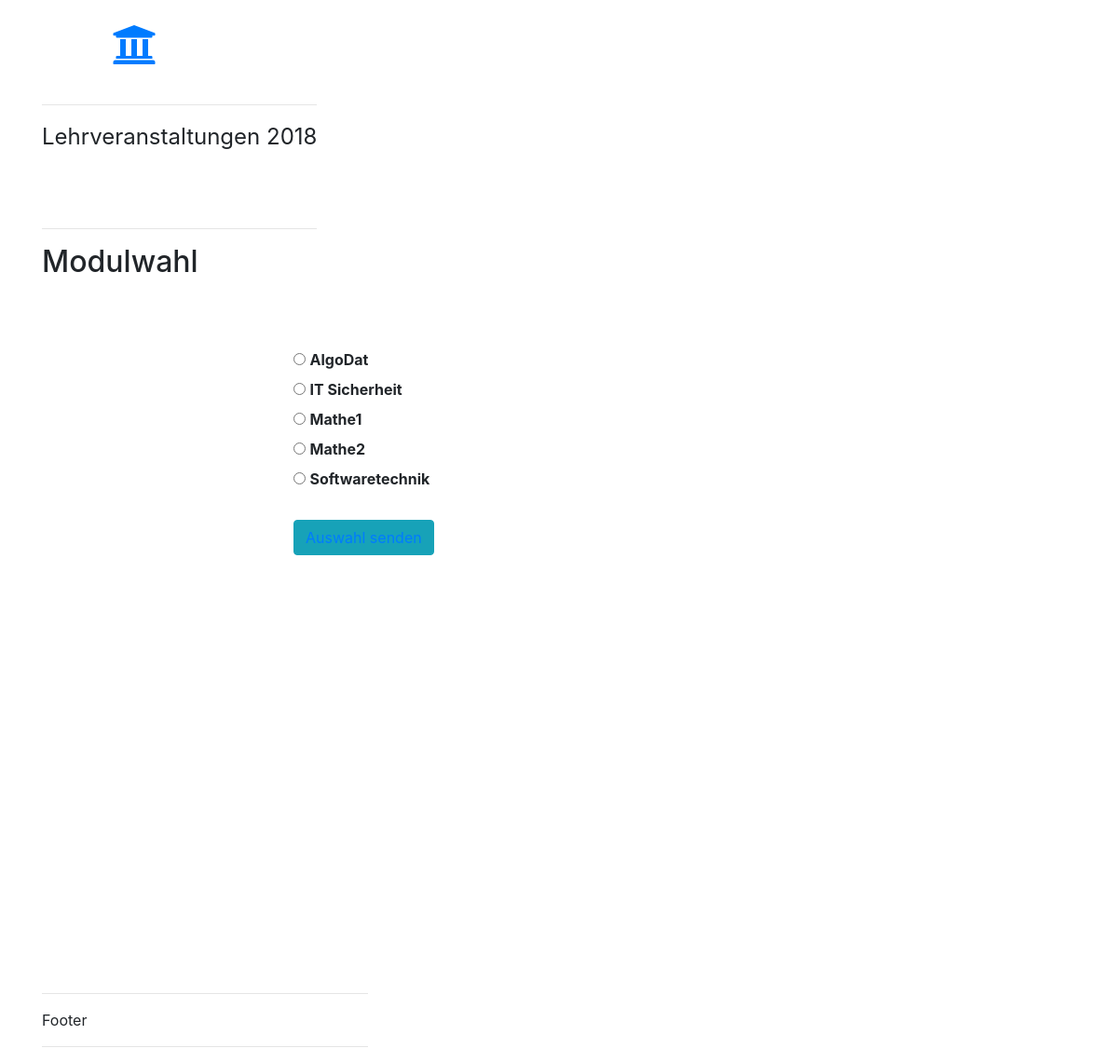
Screenshot of /belegungen/modulwahl/ with the database file from the repository.
### belegungen/models.py (models this page shows, shortened)
class Lehrveranstaltung(models.Model):
    lv_nr = models.IntegerField(default=100)
    lv_name = models.CharField(max_length=200)
    doz_name = models.CharField(max_length=150)
    stud = models.ManyToManyField(Student)
    objects = models.Manager()

### belegungen/views.py (the view)
# urls.py: path('modulwahl/', views.modulwahl, name='modulwahl'),
def modulwahl(request):  # Belegungsseite für Module
    lv = Lehrveranstaltung()
    l_veranstaltungen = Lehrveranstaltung.objects.order_by('lv_name')
    if request.method == 'POST':
        form = ModulwahlForm(request.POST, instance=lv)
        if form.is_valid():
            auswahl = form.save(commit=False)
            auswahl.save()
            messages.success(request, u'Auswahl wurde gespeichert.')
            return HttpResponseRedirect(reverse('belegungen/index.html'))
        else:
            messages.error(request, u'Eingabe konnte nicht gespeichert werden, bitte versuchen sie es erneut.')
            pass
    else:
        form = ModulwahlForm(instance=lv)
    return render(request, 'belegungen/modulwahl.html', {'page_title': 'Modulwahl', 'form': form,
                                                         'modul': l_veranstaltungen, })

### belegungen/forms.py
class ModulwahlForm(ModelForm):
    class Meta:
        model = Lehrveranstaltung
        labels = {
            'lv_nr': 'Nummer Lehrveranstaltung',
            'lv_name': 'Name Lehrveranstaltung',
        }
        fields = ('lv_nr', 'lv_name')

### belegungen/templates/belegungen/modulwahl.html (shortened to what this page needs)
{%  extends 'belegungen/base.html' %}
{% block main_content %}
    <form action="" enctype="multipart/form-data" method="POST">
        <br>
        {% for l in modul %}
            <input type="radio" name="modul" id="modul{{ forloop.counter }}" value="{{ l.id }}">
            <label for="modul{{ forloop.counter }}"><b>{{ l.lv_name }}</b></label><br>
        {% endfor %}
        <br>
        <button type="submit" class="btn btn-info">
            <a href="{% url "belegungen:index" %}">
                Auswahl senden
            </a>
        </button>
    </form>
{% endblock %}

### rows the page displays
Lehrveranstaltung: lv_name "AlgoDat"
Lehrveranstaltung: lv_name "IT Sicherheit"
Lehrveranstaltung: lv_name "Mathe1"
Lehrveranstaltung: lv_name "Mathe2"
Lehrveranstaltung: lv_name "Softwaretechnik"

### other values shown
{{ page_title }} "Modulwahl"
